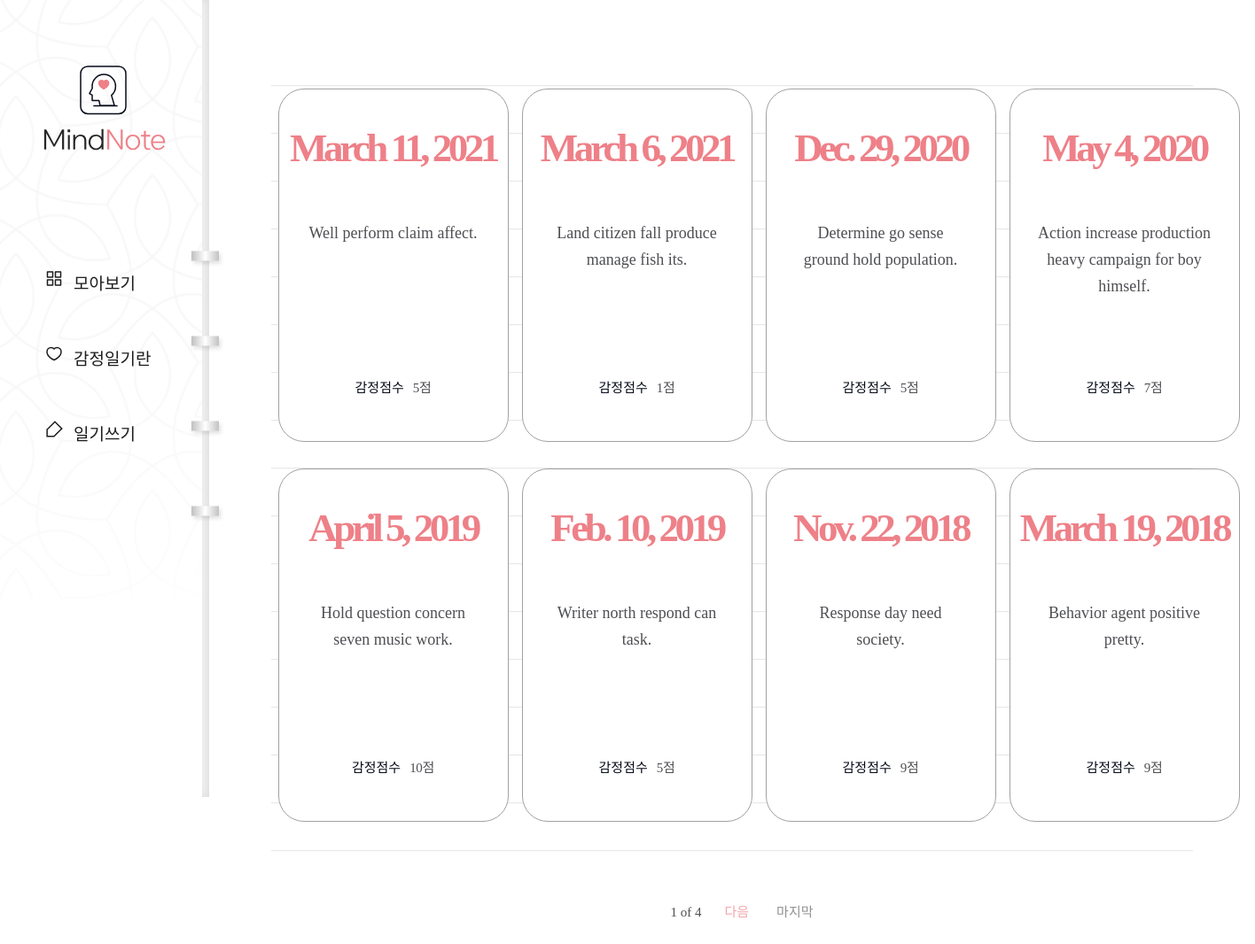
Screenshot of /diary/ with the database file from the repository.
### diary/models.py (models this page shows, shortened)
class Page(models.Model):
    title = models.CharField(max_length=100, validators=[validate_no_hash])
    content = models.TextField(validators=[validate_no_hash])
    feeling = models.CharField(max_length=80, validators=[validate_no_hash, validate_no_numbers])
    score = models.IntegerField(validators=[validate_score])
    dt_created = models.DateField()

### diary/views.py (the view)
# urls.py: path('diary/', views.PageListView.as_view(), name="page-list"),
class PageListView(ListView):
    model = Page
    ordering = ['-dt_created']
    paginate_by = 8

### diary/templates/diary/page_list.html (shortened to what this page needs)
{% extends './base.html' %}
{% block content %}
    {% if page_obj.object_list %}
    <div class="wrap-note">
        <div class="note">
            <div class="note-list">
                <ul>
                    {% for obj in page_obj.object_list %}
                    <li>
                        <a href="{% url 'page-detail' obj.id %}">
                            <div class="date">
                                <span>{{obj.dt_created}}</span>
                            </div>
                            <h2>{{obj.title}}</h2>
                            <div class="score">
                                <p>감정점수</p>
                                <span>{{obj.score}}점</span>
                            </div>
                        </a>
                    </li>
                    {% endfor %}
                </ul>
            </div>
            <div class="paging">
                <span class="page">
                    <p>{{page_obj.number}} of {{page_obj.paginator.num_pages}}</p>
                </span>
                {% if page_obj.has_next %}
                    <a href="?page={{page_obj.next_page_number}}" class="next">다음</a>
                    <a href="?page={{page_obj.paginator.num_pages}}" class="last">마지막</a>
                {% endif %}
            </div>
        </div>
    </div>
    {% endif %}
{% endblock content %}

### diary/templates/diary/base.html (shortened to what this page needs)
{% load static %}
<!DOCTYPE html>
<html lang="en">
    <head>
        <link rel="stylesheet" href="{% static 'diary/css/styles.css' %}">
        <link rel="stylesheet" type="text/css" href="https://cdn.rawgit.com/moonspam/NanumSquare/master/nanumsquare.css">
        <link rel="stylesheet" href="https://cdn.jsdelivr.net/gh/projectnoonnu/noonfonts_two@1.0/NanumBarunpen.woff">
    </head>
    <body>
        <div class="menu">
            <h1><a href="{% url 'page-list' %}"><img src="{% static 'diary/image/logo02.svg' %}"></a></h1>
            <ul>
                <li><a href="{% url 'page-list' %}">모아보기</a></li>
                <li><a href="{% url 'info' %}">감정일기란</a></li>
                <li><a href="{% url 'page-create' %}">일기쓰기</a></li>
            </ul>
        </div>
        {% block content %}
        {% endblock content %}
    </body>
</html>

### diary/static/diary/css/styles.css (style rules this page uses)
h1,h2,h3,p,a,ul,li { margin: 0; padding: 0; font-family: 'NanumSquare'; list-style: none; text-decoration: none; outline: none; }
html { position: relative; min-height: 100%; margin: 0; }
body { margin: 0; padding: 0; -webkit-font-smoothing: antialiased; -moz-osx-font-smoothing: auto; }
img { max-width: 100%; margin: 0; padding: 0; border: 0; }
.menu { position: fixed; width: 236px; height: 100vh; min-height: 900px; background: url(../image/menu-bg.png) no-repeat left top/contain; z-index: 99; }
.menu:before { content: ""; display: block; position: absolute; width: 8px; height: 100%; top: 0; right: 0; background-color: #f6f6f6; box-shadow: inset -3px 0 8px 0 rgba(0, 0, 0, 0.11); }
.menu:after { content: ""; display: block; position: absolute; width: 43px; height: 353px; top: 48%; right: -21px; transform: translateY(-50%); background: url(../image/notespring.svg) no-repeat; }
.menu h1 { position: absolute; margin-left: 49px; top: 74px; }
.menu ul { position: absolute; top: 48%; transform: translateY(-50%); }
.menu ul li { margin-bottom: 58px; padding-left: 83px; }
.menu ul li a { display: block; position: relative; font-family: NanumSquareR; color: #1e1c1c; font-size: 19px; }
.menu ul li a:after { content: ""; display: block; position: absolute; width: 21px; height: 20px; top: 0; left: -32px; background: url(../image/ic-feed-white.svg) no-repeat; }
.menu ul li:first-child a:after { background: url(../image/ic-feed-black.svg) no-repeat; }
.menu ul li:nth-child(2) a:after { background: url(../image/ic-heart-black.svg) no-repeat; }
.menu ul li:last-child a:after { background: url(../image/ic-pen-black.svg) no-repeat; }
.wrap-note .note { padding-left: 236px; padding-top: 50px; padding-bottom: 200px; }
.note-list { margin: 0 70px; padding-top: 50px; background: url(../image/note-bg.svg) repeat-x center/1535px 974px; }
.note-list ul { overflow: hidden; width: 1100px; margin: 0 auto; padding-bottom: 50px; }
.note-list ul li { float: left; width: 25%; padding-bottom: 30px; }
.note-list ul li a { display: block; width: 258px; height: 397px; margin: 0 auto; background: #fff; border: solid 1px #a3a0a0; border-radius: 29px; }
.note-list ul li a .date { margin-top: 40px; margin-bottom: 55px; text-align: center; }
.note-list ul li a .date span { display: block; font-family: 'NanumSquare'; color: #ee8088; font-weight: 700; font-size: 45px; letter-spacing: -4.47px; }
.note-list ul li a h2 { width: 196px; height: 150px; margin: 0 auto; font-family: 'NanumBarunpen'; color: #4e4f53; font-weight: normal; font-size: 18px; line-height: 1.67; text-align: center; }
.note-list ul li a .score { margin-top: 28px; text-align: center; }
.note-list ul li a .score p { display: inline-block; font-family: 'NanumSquare'; color: #060b18; font-size: 15px; }
.note-list ul li a .score span { padding-left: 6px; font-family: 'NanumBarunpen'; color: #4e4f53; font-size: 15px; letter-spacing: -0.29px; }
.paging { margin-top: 10px; text-align: center; }
.paging a { display: inline-block; font-family: 'NanumSquare'; font-size: 15px; }
.paging .first,.paging .last { color: #929191; }
.paging .last { margin-left: 27px; }
.paging .prev,.paging .next { color: #f2a6ac; }
.paging span { display: inline-block; }
.paging span p { margin: 0 22px; font-family: 'NanumSquare'; color: #4e4f53; font-size: 15px; }

### rows the page displays
Page: dt_created "March 11, 2021", title "Well perform claim affect.", score "5"
Page: dt_created "March 6, 2021", title "Land citizen fall produce manage fish its.", score "1"
Page: dt_created "Dec. 29, 2020", title "Determine go sense ground hold population.", score "5"
Page: dt_created "May 4, 2020", title "Action increase production heavy campaign for boy himself.", score "7"
Page: dt_created "April 5, 2019", title "Hold question concern seven music work.", score "10"
Page: dt_created "Feb. 10, 2019", title "Writer north respond can task.", score "5"
Page: dt_created "Nov. 22, 2018", title "Response day need society.", score "9"
Page: dt_created "March 19, 2018", title "Behavior agent positive pretty.", score "9"

### other values shown
{{ page_obj.number }} "1"
{{ page_obj.paginator.num_pages }} "4"
